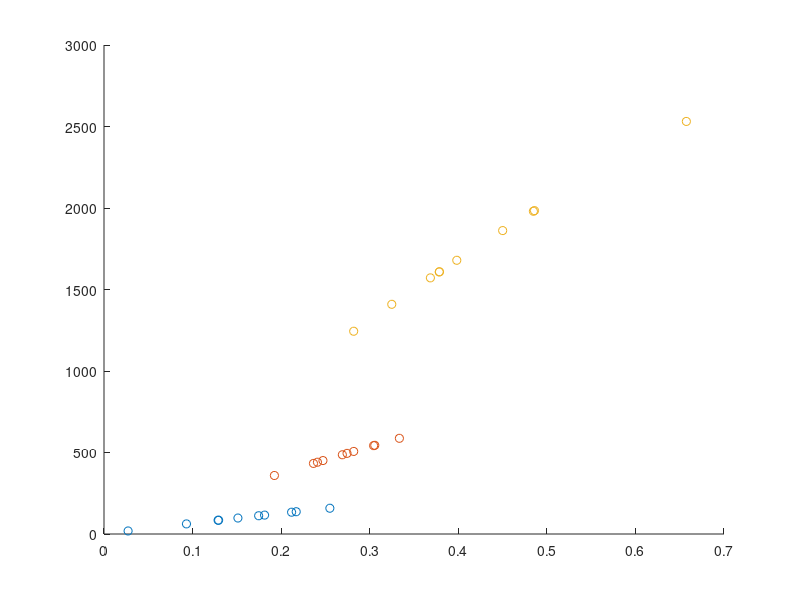

MATLAB code for this plot:
% syms x
% syms v
% syms t
% T = 30
% fun = 2*pi*log(x+1)*(T-t).*v.^2*t
% y = int(fun,t,0,30)

% x = [0.2550    0.0931    0.2119    0.1815    0.2175    0.1752    0.1522    0.1304    0.1301    0.0280    0.0272
%     0.3335    0.2472    0.2745    0.2367    0.3048    0.2826    0.3072    0.2422    0.2710    0.1965    0.1924
%     0.3983    0.4848    0.3250    0.2820    0.3788    0.3791    0.4874    0.3697    0.4522    0.6650    0.6575];

x =[0.2550    0.0931    0.2118    0.1813    0.2170    0.1746    0.1512    0.1294    0.1288    0.0272
    0.3335    0.2472    0.2744    0.2365    0.3044    0.2819    0.3057    0.2410    0.2691    0.1924
    0.3983    0.4848    0.3249    0.2819    0.3785    0.3787    0.4860    0.3685    0.4501    0.6575];
Temp = [0.1569; 0.2686; 0.4209];
v =[Temp,Temp,Temp,Temp,Temp,Temp,Temp,Temp,Temp,Temp];
y = 9000*pi*v.^2.*log(x + 1)
scatter(x(1,:),y(1,:));
hold on
scatter(x(2,:),y(2,:));
hold on
scatter(x(3,:),y(3,:));